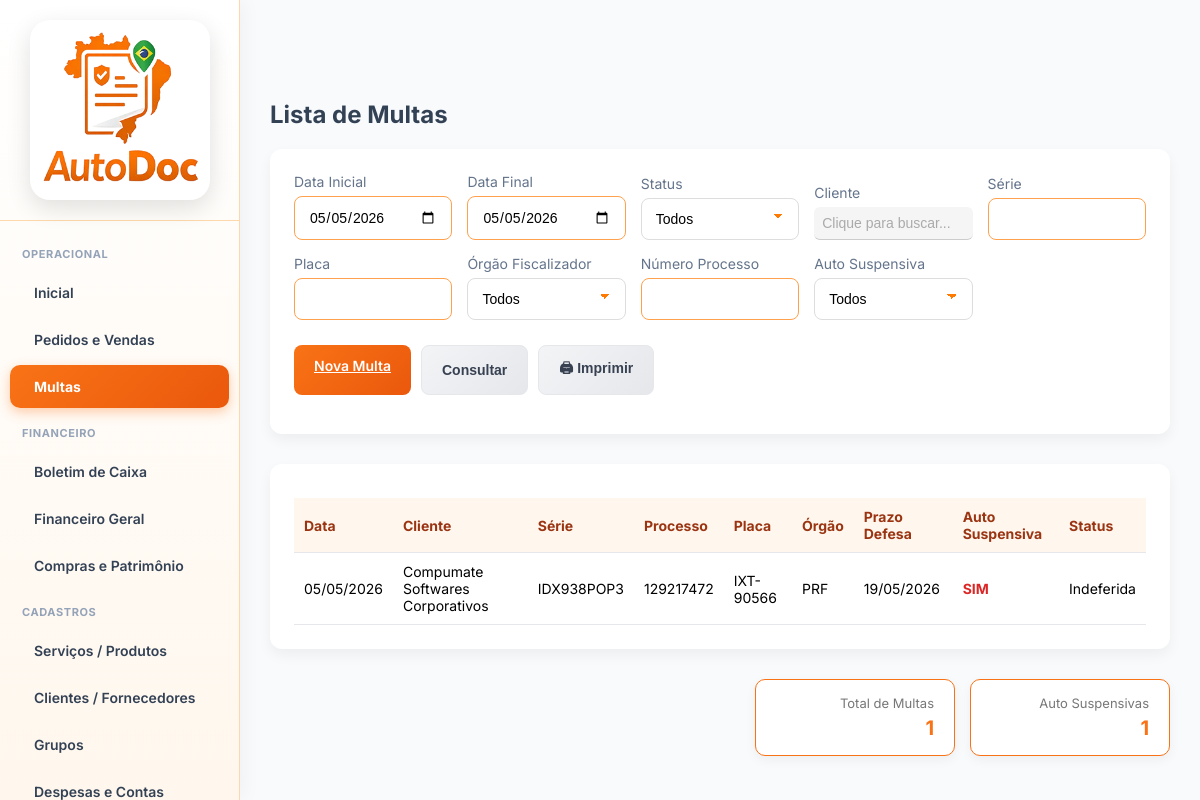
Screenshot of /user/frmMultaLista.php (signed in) with the database file from the repository.
### tables this page shows
CREATE TABLE `multa` (
  `id` int NOT NULL AUTO_INCREMENT,
  `idEmpresa` int NOT NULL,
  `Forcli` int NOT NULL,
  `DataCadastro` datetime NOT NULL DEFAULT CURRENT_TIMESTAMP,
  `DataAlt` datetime DEFAULT NULL,
  `SerieMulta` varchar(50) NOT NULL,
  `CodigoProcesso` varchar(50) DEFAULT NULL,
  `OrgaoFiscalizador` varchar(100) DEFAULT NULL,
  `PlacaVeiculo` varchar(20) NOT NULL,
  `PlacasAdicionais` text,
  `RegistroCNH` varchar(30) DEFAULT NULL,
  `PrazoDefesa` date DEFAULT NULL,
  `AutoSuspensiva` tinyint(1) DEFAULT '0',
  `RecursoMulta` tinyint(1) DEFAULT '0',
  `StatusMulta` int DEFAULT '0',
  `Observacao` text,
  `Inativo` tinyint(1) DEFAULT '0',
  `idUser` int DEFAULT NULL,
  `UserAlt` int DEFAULT NULL,
  `EnviarLembrete` int NOT NULL,
  PRIMARY KEY (`id`),
  KEY `Forcli` (`Forcli`),
  CONSTRAINT `multa_ibfk_1` FOREIGN KEY (`Forcli`) REFERENCES `forcli` (`id`)
);

CREATE TABLE `forcli` (
  `id` int NOT NULL AUTO_INCREMENT,
  `Nome` varchar(120) NOT NULL,
  `RazaoSocial` varchar(120) NOT NULL,
  `Tipo` int NOT NULL,
  `TipoDocumento` int NOT NULL,
  `Documento` varchar(50) NOT NULL,
  `Telefone` varchar(50) NOT NULL,
  `Email` varchar(75) NOT NULL,
  `Obs` varchar(150) NOT NULL,
  `CEP` varchar(20) NOT NULL,
  `Rua` varchar(70) NOT NULL,
  `NumeroEndereco` varchar(25) NOT NULL,
  `Bairro` varchar(40) NOT NULL,
  `Cidade` varchar(70) NOT NULL,
  `UF` varchar(30) NOT NULL,
  `Inativo` int NOT NULL,
  `DataCadastro` datetime NOT NULL,
  `idEmpresa` int NOT NULL,
  `Codigo` int NOT NULL,
  `DataAlt` datetime DEFAULT NULL,
  `Grupo` int DEFAULT NULL,
  `EstadoCivil` int DEFAULT NULL,
  `Profissao` varchar(70) DEFAULT NULL,
  PRIMARY KEY (`id`)
);

### base/baseFuncoes.php (called while the page is built, shortened)
<?php
require_once 'connection.php';
function ExSqlNET($sql, $conn = null, $params = [])
{
    if ($conn === null) {
        global $dbGeralNET;
        $conn = $dbGeralNET;
    }
    $stmt = $conn->prepare($sql);
    $stmt->execute($params);
    return $stmt->fetchAll(PDO::FETCH_ASSOC);
}
?>

### user/frmMultaLista.php (the view, shortened to what this page needs)
<?php
include '../base/baseFuncoes.php';
$idEmpresa = $_SESSION['idEmpresa'];
$serieFiltro    = $_GET['serie'] ?? '';
$placaFiltro    = $_GET['placa'] ?? '';
$processoFiltro = $_GET['processo'] ?? '';
$dataInicial    = $_GET['dataInicial'] ?? '';
$dataFinal      = $_GET['dataFinal'] ?? '';
if ($dataInicial == '' && $dataFinal == '') {
    $dataHoje = date('Y-m-d');
    $dataInicial = $dataHoje;
    $dataFinal = $dataHoje;
}
$where = " WHERE m.idEmpresa = $idEmpresa ";
if ($dataInicial != '') {
    $where .= " AND CAST(m.DataCadastro AS DATE) >= '$dataInicial' ";
}
if ($dataFinal != '') {
    $where .= " AND CAST(m.DataCadastro AS DATE) <= '$dataFinal' ";
}
$listaMultas = ExSqlNET("
    SELECT
        m.*,
        c.Nome AS ClienteNome,
        CASE m.StatusMulta
            WHEN 0 THEN 'Em Aberto'
            WHEN 1 THEN 'Defesa Enviada'
            WHEN 2 THEN 'Em Recurso'
            WHEN 3 THEN 'Deferida'
            WHEN 4 THEN 'Indeferida'
            WHEN 5 THEN 'Finalizada'
        ELSE 'Não Definido'
        END AS StatusLiteral
    FROM multa m
    LEFT JOIN forcli c ON c.Id = m.Forcli
    $where
    ORDER BY m.Id DESC
");
$totalMultas = count($listaMultas);
$totalAuto = 0;
foreach ($listaMultas as $multa) {
    if (($multa['AutoSuspensiva'] ?? 0) == 1) {
        $totalAuto++;
    }
}
?>
<!DOCTYPE html>
<html>
<head>
    <link rel="stylesheet" href="../css/base.css">
    <link rel="stylesheet" href="../css/home.css">
</head>
<body>
<?php include '../base/navbarUser.php'; ?>
<div class="content">
    <div class="page-title">Lista de Multas</div>
    <div class="card">
        <form method="GET" id="formFiltro">
            <div class="form-grid">
                <div>
                    <label>Data Inicial</label>
                    <input type="date" name="dataInicial" value="<?= $dataInicial ?>">
                </div>
                <div>
                    <label>Data Final</label>
                    <input type="date" name="dataFinal" value="<?= $dataFinal ?>">
                </div>
                <div>
                    <label>Status</label>
                    <select name="status">
                        <option value="">Todos</option>
                    </select>
                </div>
                <div>
                    <label>Cliente</label>
                    <input type="text" id="cliente_nome" readonly placeholder="Clique para buscar..." onclick="abrirModal()"
                    value="<?php
                    ?>">
                </div>
                <div>
                    <label>Série</label>
                    <input type="text" name="serie" value="<?= htmlspecialchars($serieFiltro) ?>">
                </div>
                <div>
                    <label>Placa</label>
                    <input type="text" name="placa" value="<?= htmlspecialchars($placaFiltro) ?>">
                </div>
                <div>
                    <label>Órgão Fiscalizador</label>
                    <select name="orgao">
                        <option value="">Todos</option>
                    </select>
                </div>
                <div>
                    <label>Número Processo</label>
                    <input type="text" name="processo" value="<?= htmlspecialchars($processoFiltro) ?>">
                </div>
                <div>
                    <label>Auto Suspensiva</label>
                    <select name="auto">
                        <option value="">Todos</option>
                    </select>
                </div>
            </div>
            <div class="actions">
                <a href="frmMulta.php" class="btn">Nova Multa</a>
                <button type="submit" class="btn btn-secondary">Consultar</button>
                <button type="button" class="btn btn-secondary" onclick="imprimirLista()">🖨 Imprimir</button>
            </div>
        </form>
    </div>
    <div class="card">
        <table>
            <thead>
                <tr>
                    <th>Data</th>
                    <th>Cliente</th>
                    <th>Série</th>
                    <th>Processo</th>
                    <th>Placa</th>
                    <th>Órgão</th>
                    <th>Prazo Defesa</th>
                    <th>Auto Suspensiva</th>
                    <th>Status</th>
                </tr>
            </thead>
            <tbody>
                <?php if(count($listaMultas) > 0): ?>
                    <?php foreach($listaMultas as $m): ?>
                        <tr onclick="window.location.href='frmMulta.php?id=<?= $m['id'] ?>'" style="cursor:pointer;">
                            <td><?= date('d/m/Y', strtotime($m['DataCadastro'])) ?></td>
                            <td><?= htmlspecialchars($m['ClienteNome']) ?></td>
                            <td><?= htmlspecialchars($m['SerieMulta']) ?></td>
                            <td><?= htmlspecialchars($m['CodigoProcesso']) ?></td>
                            <td><?= htmlspecialchars($m['PlacaVeiculo']) ?></td>
                            <td><?= htmlspecialchars($m['OrgaoFiscalizador']) ?></td>
                            <td><?= !empty($m['PrazoDefesa']) ? date('d/m/Y', strtotime($m['PrazoDefesa'])) : '' ?></td>
                            <td class="<?= ($m['AutoSuspensiva'] == 1 ? 'autosuspensiva' : '') ?>">
                                <?= ($m['AutoSuspensiva'] == 1 ? 'SIM' : 'NÃO') ?>
                            </td>
                            <td><?= $m['StatusLiteral'] ?></td>
                        </tr>
                    <?php endforeach; ?>
                <?php else: ?>
                    <tr>
                        <td colspan="10">Nenhuma multa encontrada.</td>
                    </tr>
                <?php endif; ?>
            </tbody>
        </table>
    </div>
    <div class="totais-container">
        <div class="totais-card">
            <span class="totais-label">Total de Multas</span>
            <span class="totais-valor"><?= $totalMultas ?></span>
        </div>
        <div class="totais-card">
            <span class="totais-label">Auto Suspensivas</span>
            <span class="totais-valor"><?= $totalAuto ?></span>
        </div>
    </div>
</div>
</body>
</html>

### css/base.css (style rules this page uses)
* { margin: 0; padding: 0; box-sizing: border-box; }
html, body { width: 100%; height: 100%; font-family: 'Inter', Arial, sans-serif; background-color: #f5f6fa; font-family: 'Inter', sans-serif; background-color: #f1f5f9; }
body { margin: 0; font-family: 'Inter', Arial, sans-serif; background-color: #f8fafc; }
.content { margin-left: 240px; padding: 30px; }
.page-title { font-size: 24px; font-weight: 700; color: #334155; margin-bottom: 20px; }
.card { background: #ffffff; padding: 20px; border-radius: 12px; box-shadow: 0 6px 14px rgba(0,0,0,0.05); }
table { width: 100%; border-collapse: collapse; }
th, td { padding: 12px; border-bottom: 1px solid #e5e7eb; text-align: left; font-size: 14px; }
th { background-color: #fff7ed; color: #9a3412; }
.card { background: #ffffff; padding: 24px; border-radius: 12px; box-shadow: 0 6px 14px rgba(0,0,0,0.05); margin-bottom: 30px; }
.form-grid { display: grid; grid-template-columns: repeat(auto-fit, minmax(240px, 1fr)); gap: 20px; }
label { font-size: 14px; color: #64748b; margin-bottom: 6px; display: block; }
input, select, textarea { width: 100%; padding: 10px 12px; border: 1px solid #e5e7eb; border-radius: 8px; font-size: 14px; }
.btn { background: linear-gradient(135deg, #f97316, #ea580c); color: #ffffff; border: none; padding: 12px 20px; border-radius: 8px; font-size: 14px; font-weight: 600; cursor: pointer; }
.btn-secondary { background: linear-gradient(135deg, #f3f4f6, #e5e7eb); color: #374151; border: 1px solid #e5e7eb; transition: all 0.25s ease; }
table { width: 100%; border-collapse: collapse; margin-top: 10px; }
table th, table td { padding: 10px; border-bottom: 1px solid #e5e7eb; font-size: 14px; text-align: left; }
table th { background-color: #fff7ed; color: #9a3412; }
.actions { display: flex; gap: 10px; flex-wrap: wrap; margin-top: 20px; }
th, td { padding: 10px; border-bottom: 1px solid #e5e7eb; }
.actions { margin-bottom: 15px; display: flex; gap: 10px; flex-wrap: wrap; }
input, textarea, select { font-family: 'Poppins', sans-serif; padding: 12px 14px; font-size: 14px; border: 1.5px solid #ddd; border-radius: 8px; outline: none; transition: all 0.25s ease; background-color: #fff; width: 100%; }
input::placeholder, textarea::placeholder { color: #aaa; }
input:not(:placeholder-shown), textarea:not(:placeholder-shown) { border-color: #ffa14d; }
select { appearance: none; -webkit-appearance: none; -moz-appearance: none; background-image: linear-gradient(45deg, transparent 50%, #ff7a00 50%), linear-gradient(135deg, #ff7a00 50%, transparent 50%); background-position: calc(100% - 20px) calc(50% - 3px), calc(100% - 15px) calc(50% - 3px); background-size: 5px 5px, 5px 5px; background-repeat: no-repeat; }
option { font-family: 'Poppins', sans-serif; }
input[readonly] { border: none; border-bottom: 1px solid #ccc; outline: none; background: #f5f5f5; padding: 8px; border-radius: 6px; transition: 0.2s; }

### user/frmMultaLista.php (style rules this page uses)
body { font-family: 'Inter', sans-serif; }
.form-grid { display: grid; grid-template-columns: repeat(5, 1fr); gap: 15px; align-items: end; }
.actions { margin-top: 25px; display: flex; gap: 10px; flex-wrap: wrap; }
.totais-container { display: flex; justify-content: flex-end; gap: 15px; margin-top: 20px; flex-wrap: wrap; }
.totais-card { background: #fff; border: 1px solid #f97316; border-radius: 10px; padding: 15px 20px; min-width: 200px; box-shadow: 0 4px 12px rgba(0,0,0,0.05); text-align: right; }
.totais-label { display: block; font-size: 13px; color: #777; margin-bottom: 5px; }
.totais-valor { font-size: 20px; font-weight: 700; color: #f97316; }
.autosuspensiva { color: #dc2626; font-weight: bold; }

### rows the page displays
multa: DataCadastro "05/05/2026", Forcli.Nome "Compumate Softwares Corporativos", SerieMulta "IDX938POP3", CodigoProcesso "129217472", PlacaVeiculo "IXT-90566", OrgaoFiscalizador "PRF", PrazoDefesa "19/05/2026", AutoSuspensiva "SIM", StatusLiteral "Indeferida"

### other values shown
$totalMultas "1"
$totalAuto "1"
